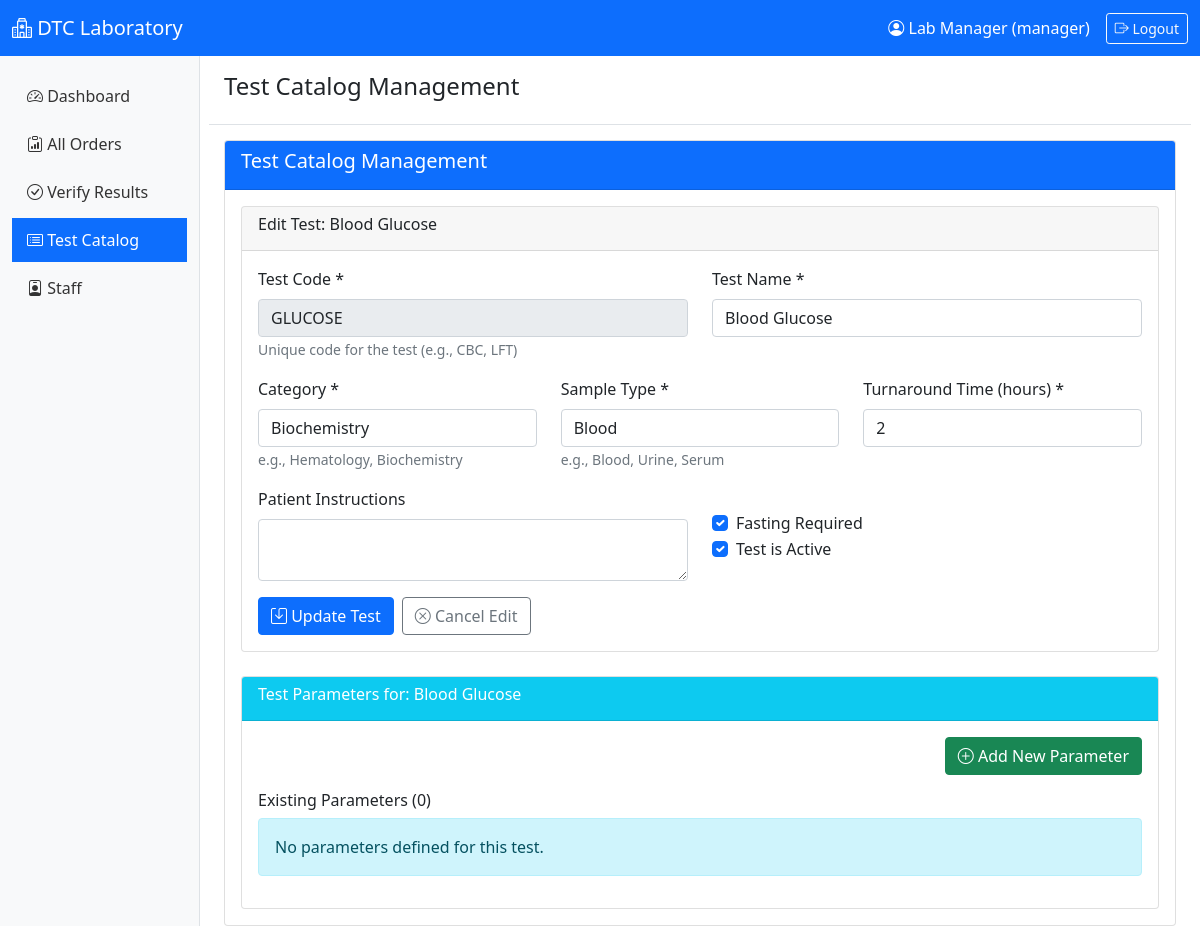
The page /test_catalog.php?edit=6 (signed in) on the database its author committed.
### tables this page shows
CREATE TABLE IF NOT EXISTS tests (
    id INT PRIMARY KEY AUTO_INCREMENT,
    test_code VARCHAR(50) UNIQUE NOT NULL,
    test_name VARCHAR(200) NOT NULL,
    category VARCHAR(100),
    sample_type VARCHAR(100),
    fasting_required BOOLEAN DEFAULT FALSE,
    turnaround_hours INT DEFAULT 24,
    is_active BOOLEAN DEFAULT TRUE,
    instructions TEXT,
    created_at TIMESTAMP DEFAULT CURRENT_TIMESTAMP
);

### includes/Database.php (called while the page is built, shortened)
<?php
class Database {
    private $host = DB_HOST;
    private $user = DB_USER;
    private $pass = DB_PASS;
    private $dbname = DB_NAME;
    private $pdo;
    private $stmt;
    public function __construct() {
        $dsn = "mysql:host=" . $this->host . ";dbname=" . $this->dbname . ";charset=utf8mb4";
        $options = [
            PDO::ATTR_PERSISTENT => true,
            PDO::ATTR_ERRMODE => PDO::ERRMODE_EXCEPTION,
            PDO::ATTR_DEFAULT_FETCH_MODE => PDO::FETCH_ASSOC
        ];
        try {
            $this->pdo = new PDO($dsn, $this->user, $this->pass, $options);
        } catch (PDOException $e) {
            $this->error = $e->getMessage();
            die("Connection failed: " . $this->error);
        }
    }
    public function query($sql) {
        $this->stmt = $this->pdo->prepare($sql);
    }
    public function bind($param, $value, $type = null) {
        if (is_null($type)) {
            switch (true) {
                default:
                    $type = PDO::PARAM_STR;
            }
        }
        $this->stmt->bindValue($param, $value, $type);
    }
    public function execute() {
        return $this->stmt->execute();
    }
    public function resultSet() {
        $this->execute();
        return $this->stmt->fetchAll();
    }
    public function single() {
        $this->execute();
        return $this->stmt->fetch();
    }
}
?>

### test_catalog.php (the view, shortened to what this page needs)
<?php
require_once 'includes/header.php';
require_once 'includes/Database.php';
$db = new Database();
$db->query('SELECT t.*,
           (SELECT COUNT(*) FROM test_parameters WHERE test_id = t.id AND is_active = 1) as parameter_count,
           (SELECT COUNT(*) FROM order_tests WHERE test_id = t.id) as usage_count
           FROM tests t
           ORDER BY t.category, t.test_name');
$edit_test = null;
$test_parameters = [];
if (isset($_GET['edit'])) {
    $test_id = $_GET['edit'];
    $db->query('SELECT * FROM tests WHERE id = :id');
    $db->bind(':id', $test_id);
    $edit_test = $db->single();
    if ($edit_test) {
        $db->query('SELECT * FROM test_parameters WHERE test_id = :test_id ORDER BY sort_order');
        $db->bind(':test_id', $test_id);
        $test_parameters = $db->resultSet();
    }
}
$show_add_test_form = isset($_GET['add_test']) || $edit_test;
$show_add_parameter_form = isset($_GET['add_parameter']) || isset($_GET['edit_parameter']);
?>
<div class="row">
    <div class="col-md-12">
        <div class="card">
            <div class="card-header bg-primary text-white">
                <h5>Test Catalog Management</h5>
            </div>
            <div class="card-body">
                <?php if ($show_add_test_form): ?>
                <div class="card mb-4">
                    <div class="card-header">
                        <h6><?php echo $edit_test ? 'Edit Test: ' . $edit_test['test_name'] : 'Add New Test'; ?></h6>
                    </div>
                    <div class="card-body">
                        <form method="POST" action="">
                            <div class="row">
                                <div class="col-md-6">
                                    <div class="mb-3">
                                        <label for="test_code" class="form-label">Test Code *</label>
                                        <input type="text" class="form-control" id="test_code"
                                               name="test_code" value="<?php echo $edit_test['test_code'] ?? ''; ?>"
                                               <?php echo $edit_test ? 'readonly' : 'required'; ?>>
                                        <small class="text-muted">Unique code for the test (e.g., CBC, LFT)</small>
                                    </div>
                                </div>
                                <div class="col-md-6">
                                    <div class="mb-3">
                                        <label for="test_name" class="form-label">Test Name *</label>
                                        <input type="text" class="form-control" id="test_name"
                                               name="test_name" value="<?php echo $edit_test['test_name'] ?? ''; ?>" required>
                                    </div>
                                </div>
                            </div>
                            <div class="row">
                                <div class="col-md-4">
                                    <div class="mb-3">
                                        <label for="category" class="form-label">Category *</label>
                                        <input type="text" class="form-control" id="category"
                                               name="category" value="<?php echo $edit_test['category'] ?? ''; ?>" required>
                                        <small class="text-muted">e.g., Hematology, Biochemistry</small>
                                    </div>
                                </div>
                                <div class="col-md-4">
                                    <div class="mb-3">
                                        <label for="sample_type" class="form-label">Sample Type *</label>
                                        <input type="text" class="form-control" id="sample_type"
                                               name="sample_type" value="<?php echo $edit_test['sample_type'] ?? ''; ?>" required>
                                        <small class="text-muted">e.g., Blood, Urine, Serum</small>
                                    </div>
                                </div>
                                <div class="col-md-4">
                                    <div class="mb-3">
                                        <label for="turnaround_hours" class="form-label">Turnaround Time (hours) *</label>
                                        <input type="number" class="form-control" id="turnaround_hours"
                                               name="turnaround_hours" value="<?php echo $edit_test['turnaround_hours'] ?? 24; ?>"
                                               min="1" max="168" required>
                                    </div>
                                </div>
                            </div>
                            <div class="row">
                                <div class="col-md-6">
                                    <div class="mb-3">
                                        <label for="instructions" class="form-label">Patient Instructions</label>
                                        <textarea class="form-control" id="instructions" name="instructions"
                                                  rows="2"><?php echo $edit_test['instructions'] ?? ''; ?></textarea>
                                    </div>
                                </div>
                                <div class="col-md-6">
                                    <div class="mb-3">
                                        <div class="form-check mt-4">
                                            <input class="form-check-input" type="checkbox" id="fasting_required"
                                                   name="fasting_required" value="1"
                                                   <?php echo ($edit_test['fasting_required'] ?? 0) ? 'checked' : ''; ?>>
                                            <label class="form-check-label" for="fasting_required">
                                                Fasting Required
                                            </label>
                                        </div>
                                        <?php if ($edit_test): ?>
                                        <div class="form-check">
                                            <input class="form-check-input" type="checkbox" id="is_active"
                                                   name="is_active" value="1"
                                                   <?php echo ($edit_test['is_active'] ?? 1) ? 'checked' : ''; ?>>
                                            <label class="form-check-label" for="is_active">
                                                Test is Active
                                            </label>
                                        </div>
                                        <?php endif; ?>
                                    </div>
                                </div>
                            </div>
                            <div class="d-grid gap-2 d-md-flex">
                                <?php if ($edit_test): ?>
                                    <button type="submit" name="update_test" class="btn btn-primary">
                                        <i class="bi bi-save"></i> Update Test
                                    </button>
                                    <a href="test_catalog.php" class="btn btn-outline-secondary">
                                        <i class="bi bi-x-circle"></i> Cancel Edit
                                    </a>
                                <?php endif; ?>
                            </div>
                        </form>
                    </div>
                </div>
                <?php endif; ?>
                <?php if ($edit_test): ?>
                <div class="card mt-4" id="parameters">
                    <div class="card-header bg-info text-white">
                        <h6>Test Parameters for: <?php echo $edit_test['test_name']; ?></h6>
                    </div>
                    <div class="card-body">
                        <?php if (!$show_add_parameter_form): ?>
                        <div class="text-end mb-3">
                            <a href="test_catalog.php?edit=<?php echo $edit_test['id']; ?>&add_parameter=1#parameters"
                               class="btn btn-success">
                                <i class="bi bi-plus-circle"></i> Add New Parameter
                            </a>
                        </div>
                        <?php endif; ?>
                        <h6>Existing Parameters (<?php echo count($test_parameters); ?>)</h6>
                        <?php if (empty($test_parameters)): ?>
                            <div class="alert alert-info">No parameters defined for this test.</div>
                        <?php endif; ?>
                    </div>
                </div>
                <?php endif; ?>
            </div>
        </div>
    </div>
</div>
<?php require_once 'includes/footer.php'; ?>

### rows shown on the page
tests: test_name "Blood Glucose", test_code "GLUCOSE", category "Biochemistry", sample_type "Blood", turnaround_hours "2", fasting_required "☑", is_active "☑"

### other values the page prints
$_SESSION['full_name'] "Lab Manager"
$_SESSION['role'] "manager"
$page_title "Test Catalog Management"
count($test_parameters) "0"
